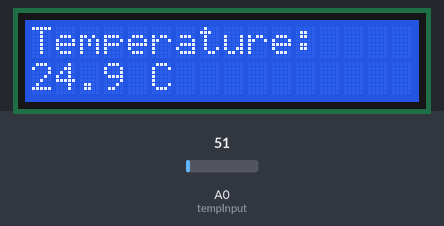
Recording of a sketch running on a simulated Arduino Uno, built with avr-gcc and run on an emulated ATmega328P. Shown: 16×2 character LCD. Inputs (shaded band) come from the test bench; at power-on: A0 (tempInput) = 51. What the sketch prints to the serial monitor is not drawn.

Above: at 1.8 s.
1.9 s: A0 (tempInput) set to 61
At 3.1 s:
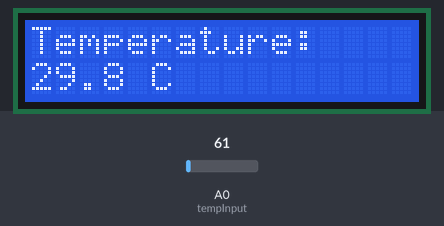
4.1 s: A0 (tempInput) set to 71
At 5.8 s:
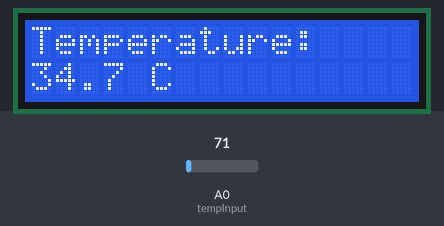
6.1 s: A0 (tempInput) set to 86
At 7.9 s:
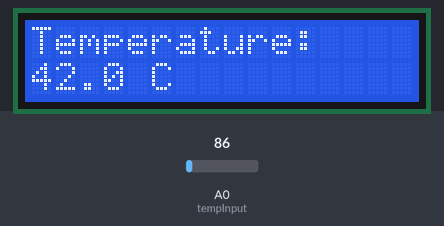
Timing chart, 0 to 9.4 s (numbered marks = the images above; inputs shaded):
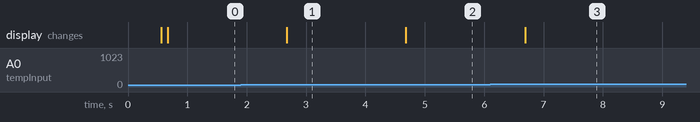

Measured:
- after the input at 1.9 s, the display: changes after 0.77 s (image 1)
- after the input at 4.1 s, the display: changes after 0.58 s (image 2)
- after the input at 6.1 s, the display: changes after 0.59 s (image 3)

The sketch:

sketch_may8a.ino
```cpp
#include <LiquidCrystal.h>

const int rs = 2;
const int en = 3;
const int d4 = 6;
const int d5 = 7;
const int d6 = 8;
const int d7 = 9;

int tempInput = A0;

LiquidCrystal lcd(rs, en, d4, d5, d6, d7);

void setup(){
  Serial.begin(9600);
  delay(500);
  lcd.begin(16, 2);
  delay(100);
}

void loop() {
  float voltage = analogRead(tempInput) * (5.0 / 1023.0);
  float temp = voltage * 100;

  lcd.setCursor(0, 0);
  lcd.print("Temperature: ");

    lcd.setCursor(0, 2);

  lcd.print(temp, 1);
  lcd.print(" C ");

  Serial.print("Temperature: ");
  Serial.println(temp);

  delay(1000);
}
```
